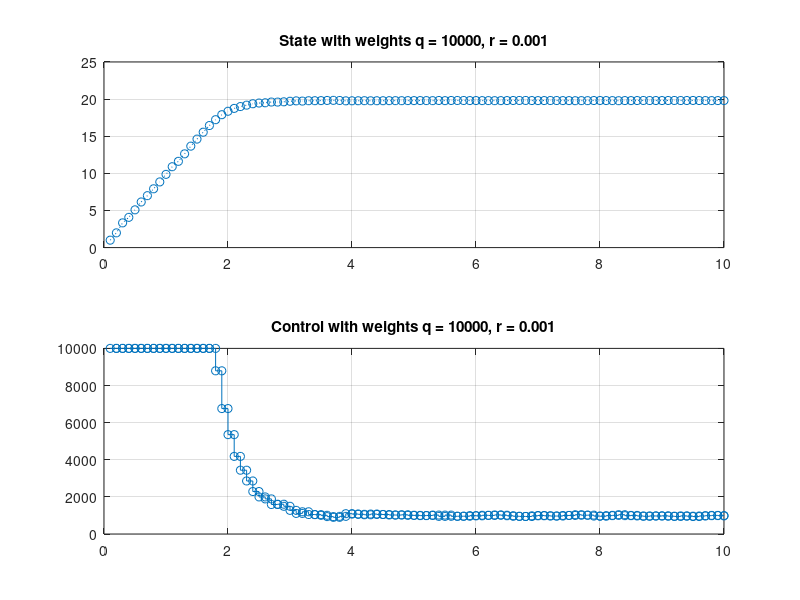
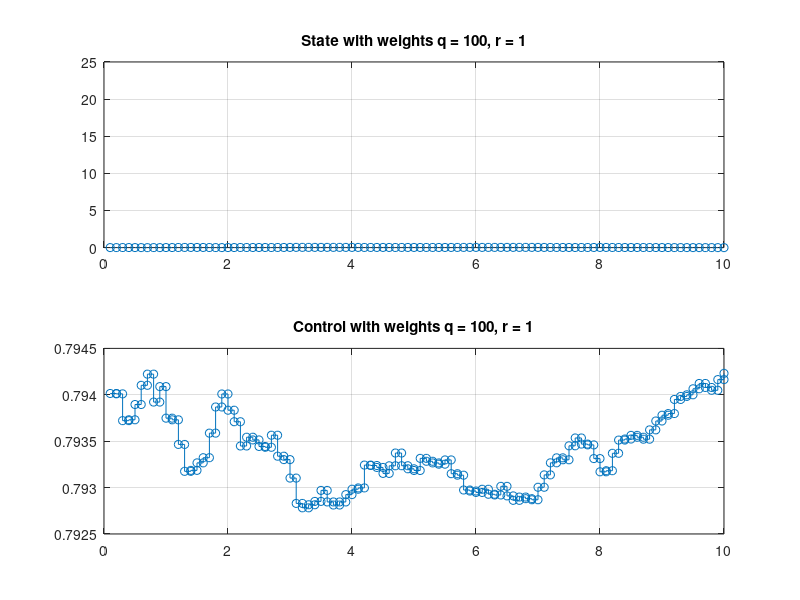
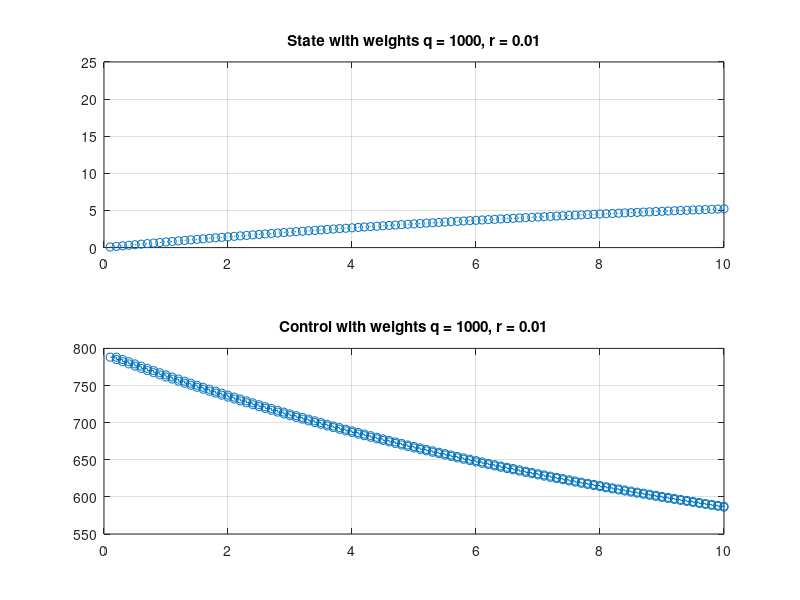
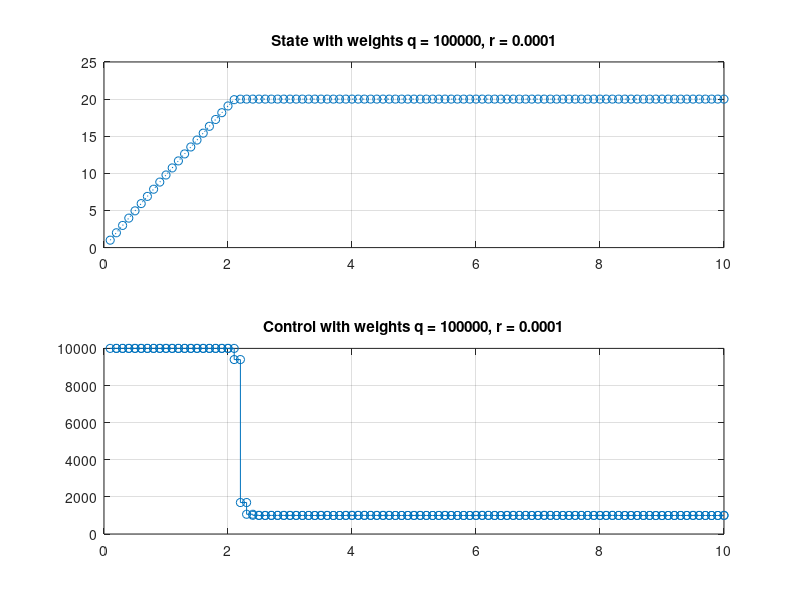

Here is the MATLAB script that generated these plots, in order:
clear all;
clc;

%% System modeling
dt = 0.1;
T  = 100;
d = 50;
m = 1000;
a = 1 - d/m*dt;
b = dt/m;

%% Kalman
P = 100;
C = 1;
Q = 0;
R = 1;

%% Constraint
xlow  = -10;
ulow  = 0;
xhigh = 100;
uhigh = 10000;

lb = [xlow*ones(4,1); ulow*ones(4,1)];
ub = [xhigh*ones(4,1); uhigh*ones(4,1)];

%% Weights settings
weight_sets = {[10000, 0.001], [100, 1], [1000,0.01], [100000,0.0001]}; % Define different sets of weights as a cell array

%% Input reference
xref = 20;

%% Simulation loop for different weights
for w = 1:length(weight_sets)
    q = weight_sets{w}(1);
    r = weight_sets{w}(2);
    
    % Redefine G and f based on new weights
    G = [q*eye(4), zeros(4); zeros(4), r*eye(4)];
    f = [-q*xref*ones(4,1);zeros(4,1)];
    
    %% Initialization for this run
    x0     = 0;
    xArray = [];
    yArray = [];
    
    Aeq = [1 0 0 0 -b 0 0 0;
           -a 1 0 0 0 -b 0 0;
           0 -a 1 0 0 0 -b 0;
           0 0 -a 1 0 0 0 -b];
    
    %% Simulation
    for i = 1:T
        beq = [a*x0; zeros(3,1)];
        x   = quadprog(G, f, [], [], Aeq, beq, lb, ub);
        y   = a*x0 + b*x(5) + sqrt(R)*randn; % output
        
        % Kalman predict
        x0  = a*x0 + b*x(5);
        P   = a*P*a' + Q;
        
        % Kalman update
        K   = P*C'/(C*P*C' + R);
        x0  = x0 + K*(y - C*x0);
        P   = (eye(1) - K*C)*P;
        
        % Append to xArray and yArray
        xArray = [xArray x];
        yArray = [yArray y];
    end
    
    %% Plotting for this set of weights
    figure(w);
    subplot(2,1,1)
    plot(dt:dt:T*dt, xArray(1,:), 'o:')
    title(sprintf('State with weights q = %d, r = %d', q, r))
    ylim([0 25])
    grid on;
    subplot(2,1,2)
    stairs(dt:dt:T*dt, xArray(5,:), 'o-')
    title(sprintf('Control with weights q = %d, r = %d', q, r))
    grid on;
end
